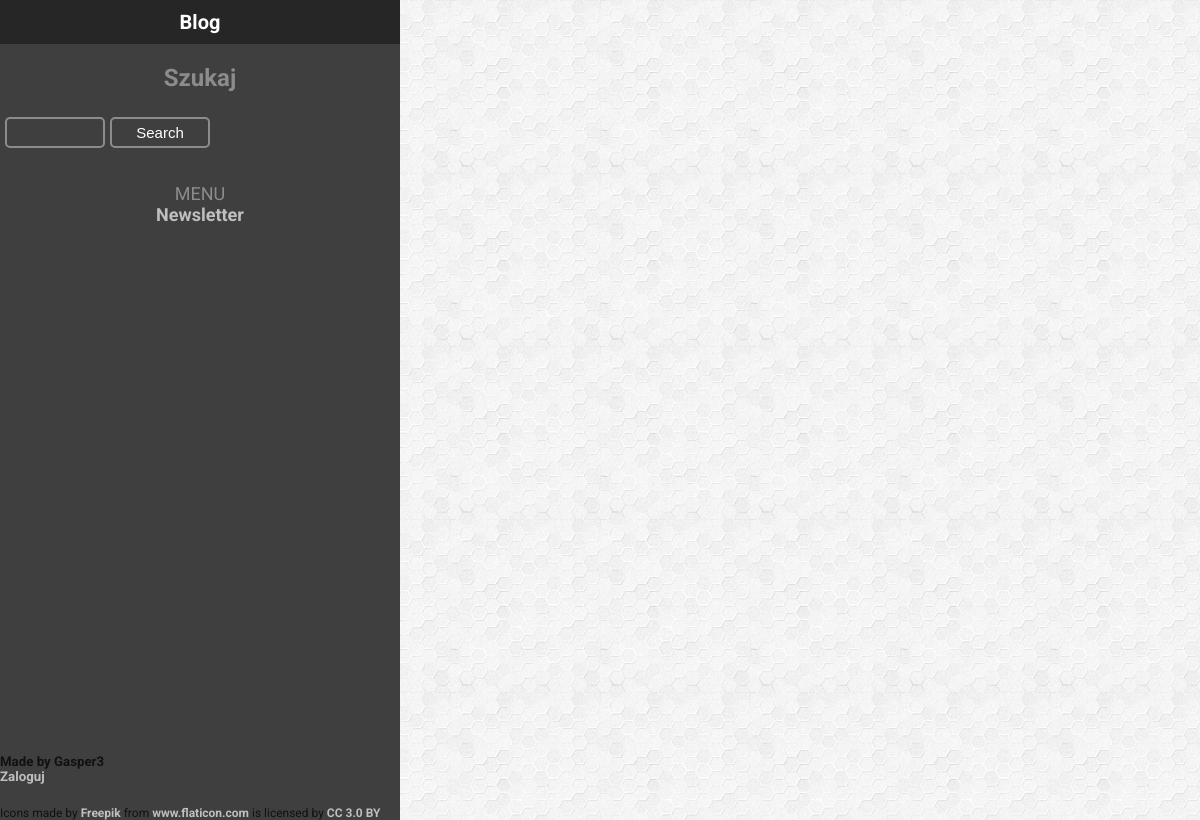
Before: / with the older database file.
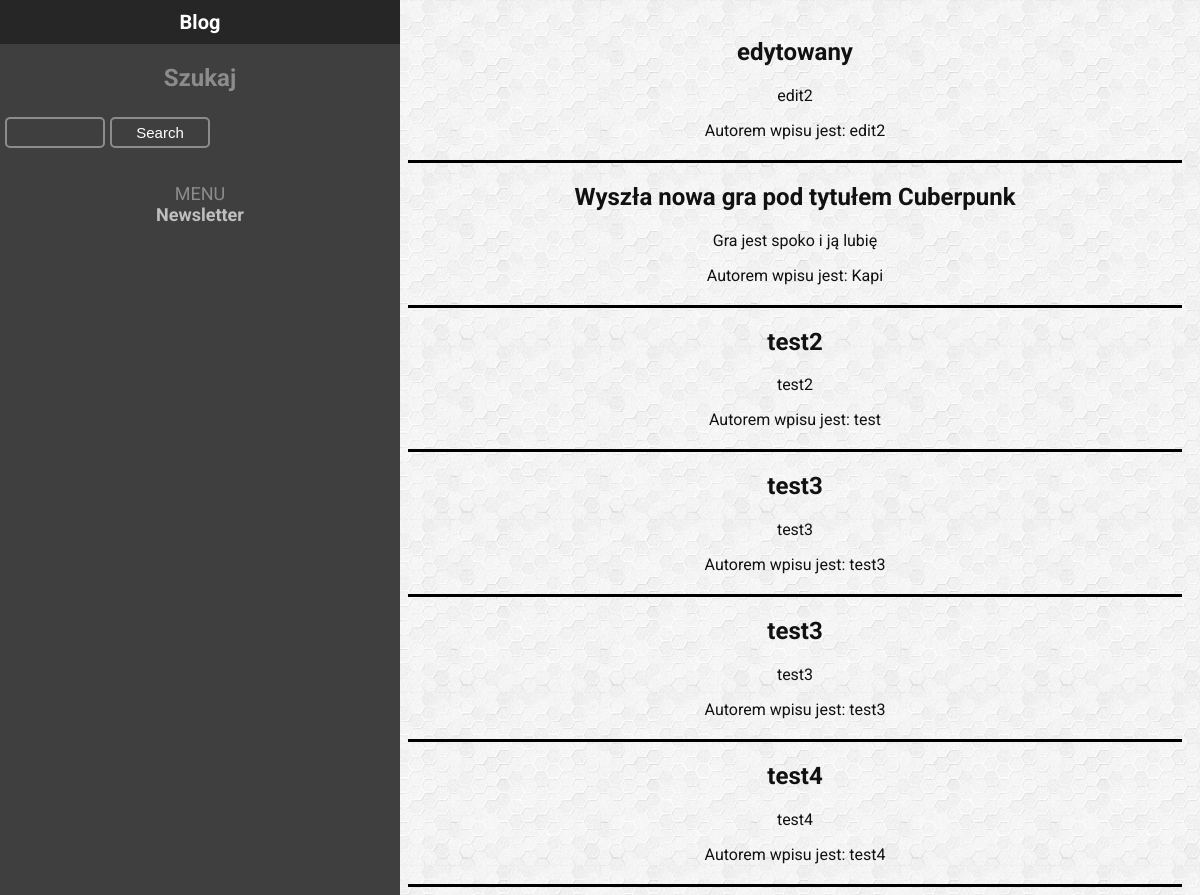
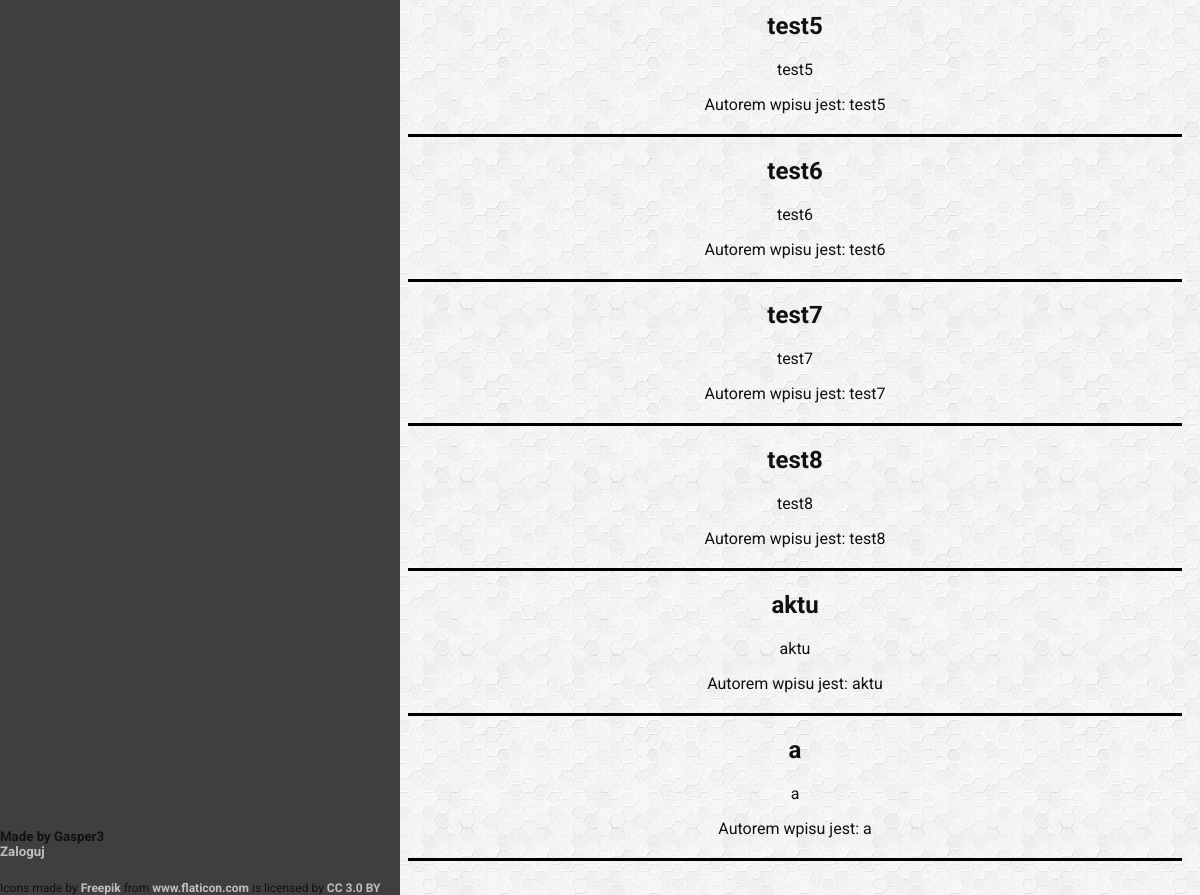
After: the same page with the newer database file (2 pictures, top to bottom).
### tables this page shows
CREATE TABLE `wpisy` (
  `id` int(11) NOT NULL,
  `name` varchar(50) NOT NULL,
  `content` varchar(300) NOT NULL,
  `author` varchar(20) NOT NULL
);

### scr/php-all.php (the view)
<?php
  require_once 'database/database.php';
  $que = $db->query('SELECT name, content, author from wpisy;');
  $posts = $que->fetchAll();
  foreach($posts as $post) {
    echo "<h2>{$post['name']}</h2>";
    echo "<p>{$post['content']}</p>";
    echo "<p class='autor'>Autorem wpisu jest: {$post['author']}</p>";
  }

Changed rows visible on the page:
added wpisy: name "edytowany", content "edit2", author "edit2"
added wpisy: name "Wyszła nowa gra pod tytułem Cuberpunk", content "Gra jest spoko i ją lubię", author "Kapi"
added wpisy: name "test2", content "test2", author "test"
added wpisy: name "test3", content "test3", author "test3"
added wpisy: name "test3", content "test3", author "test3"
added wpisy: name "test4", content "test4", author "test4"
added wpisy: name "test5", content "test5", author "test5"
added wpisy: name "test6", content "test6", author "test6"
added wpisy: name "test7", content "test7", author "test7"
added wpisy: name "test8", content "test8", author "test8"
added wpisy: name "aktu", content "aktu", author "aktu"
added wpisy: name "a", content "a", author "a"
